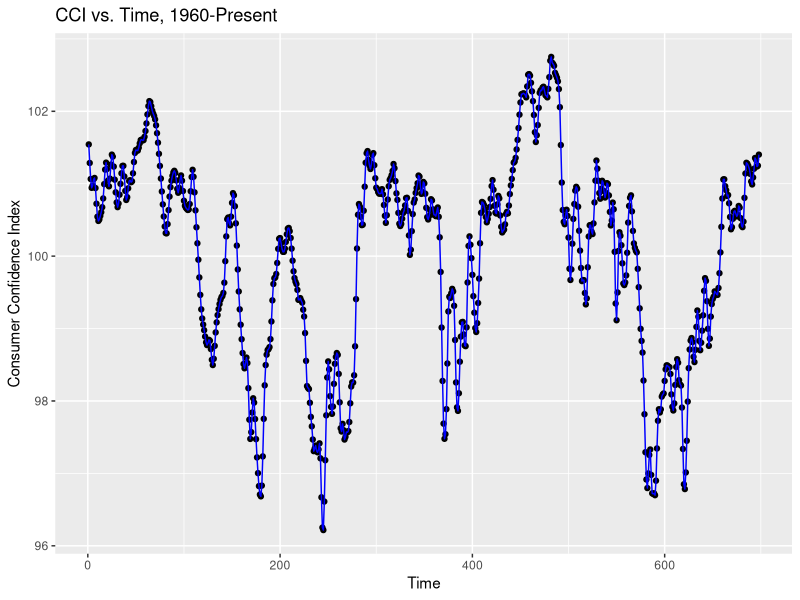

Write the R code that produced this figure.
library(ggplot2)
data_table <- read.csv("US_CCI_.csv")

data_table$IncTime <- 1:nrow(data_table)
data_table <- subset(data_table, select = c(IncTime, TIME, Value))
names(data_table) <- c("Time", "YearMonth", "Value")

print(head(data_table))
print(tail(data_table))

CCIVTime <- ggplot() +
  geom_point(aes(x = data_table$Time, y = data_table$Value), color = "black") + 
  geom_line(aes(x = data_table$Time, y = data_table$Value), color = "blue") +
  xlab("Time") + ylab("Consumer Confidence Index") + ggtitle("CCI vs. Time, 1960-Present") +
  scale_y_continuous()
ggsave("cciVTime.png", last_plot())

write.csv(data_table, "postETLCCI.csv")